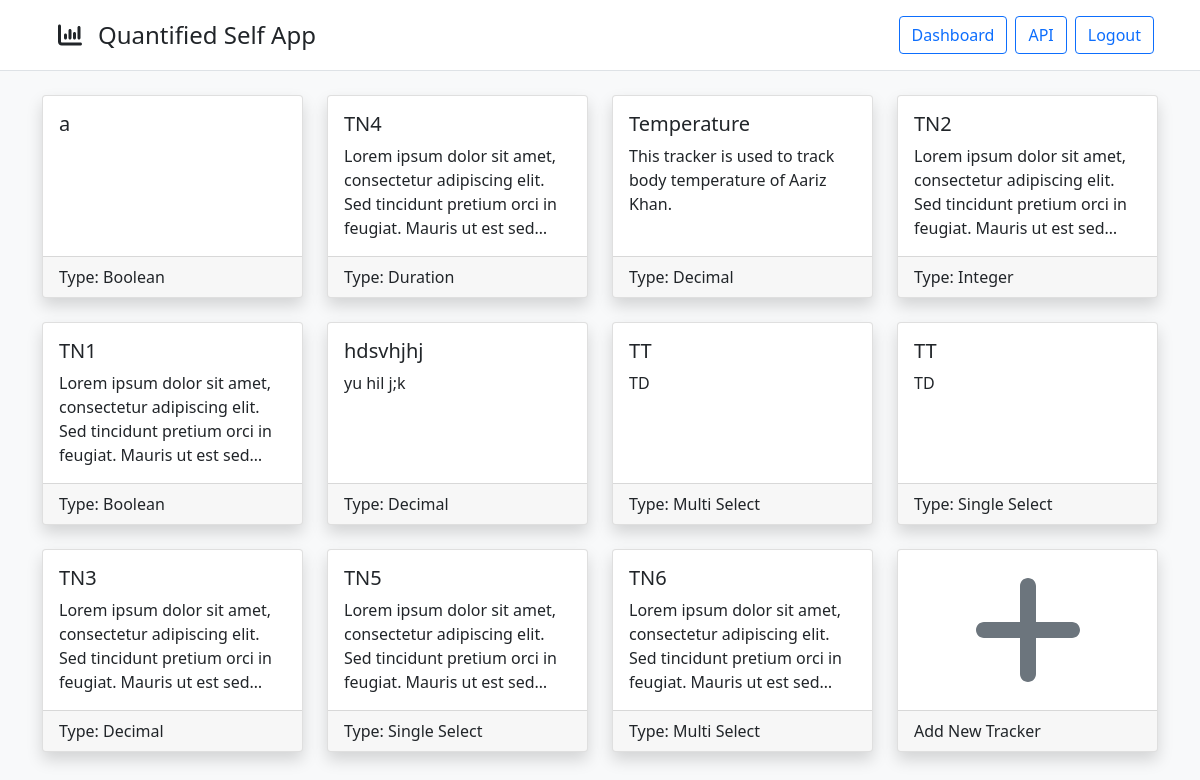
Before: /trackers (signed in) with the older database file.
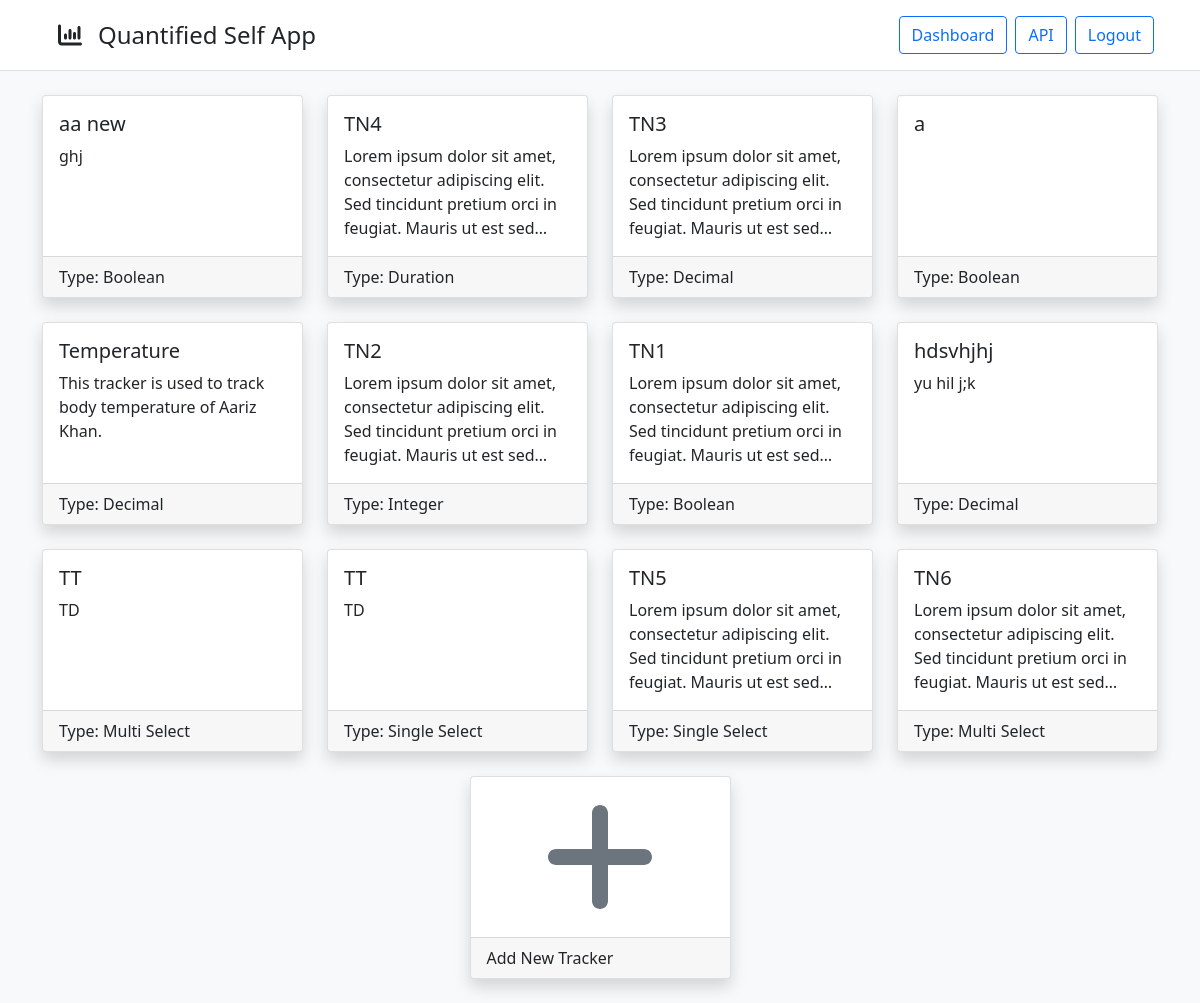
After: the same page with the newer database file.
### models/models.py (models this page shows)
class TrackerModel(db.Model):
    __tablename__ = "trackers"
    t_id = db.Column(db.Integer(), primary_key=True)
    t_name = db.Column(db.String(64), nullable=False)
    t_desc = db.Column(db.String(256))
    t_type = db.Column(db.Integer(), db.ForeignKey("tracker_types.tt_id", ondelete="CASCADE"), nullable=False)
    t_user = db.Column(db.Integer(), db.ForeignKey("users.id", ondelete="CASCADE"), nullable=False)
    t_type_name = db.relationship("TrackerTypes", uselist=False)
    t_unit = db.relationship("TrackerUnit", cascade="all, delete", uselist=False)
    t_options = db.relationship("TrackerOptions", cascade="all, delete")
    t_logs = db.relationship("TrackerLogs", order_by="desc(TrackerLogs.tl_time)", cascade="all, delete")

class TrackerTypes(db.Model):
    __tablename__ = "tracker_types"
    tt_id = db.Column(db.Integer(), primary_key=True, autoincrement=True)
    tt_name = db.Column(db.String(64), unique=True, nullable=False)

### views/views.py (the view)
@app.route("/trackers", methods=["GET"])
@login_required
def trackers():
    trackers = TrackerModel.query.filter(TrackerModel.t_user == current_user.id).order_by(nullsfirst(desc(db.session.query(TrackerLogs.tl_time).filter(TrackerLogs.tl_tracker == TrackerModel.t_id).order_by(desc(TrackerLogs.tl_time))))).all()
    return render_template("trackers/trackers.html", user=current_user, trackers=trackers)

### auth/auth.py (called while the page is built)
@login.user_loader
def load_user(id):
    return UserModel.query.get(int(id))

### templates/trackers/trackers.html (shortened to what this page needs)
<!DOCTYPE html>
<html lang="en">
    <head>
        <link rel="stylesheet" href="{{ url_for('static', filename='css/bootstrap.min.css')}}">
        <link rel="stylesheet" href="{{ url_for('static', filename='css/fontawesome.all.min.css')}}">
        <link rel="stylesheet" href="{{ url_for('static', filename='css/trackers.css')}}">
    </head>
    <body class="bg-light">
        {% include 'components/navbar.html' %}
        <div class="container">
            <div class="row d-flex justify-content-center pt-4">
                {% for tracker in trackers %}
                <div class="col-sm-12 col-md-6 col-lg-4 col-xl-3 d-flex">
                    <div class="card shadow hover-overlay flex-fill mb-4">
                        <a href="/trackers/view?id={{ tracker.t_id }}" class="card-link">
                            <div class="card-body">
                                <h5 class="card-title">{{ tracker.t_name }}</h5>
                                <p class="card-text">{{ tracker.t_desc }}</p>
                            </div>
                            <div class="card-footer">
                                Type: {{ tracker.t_type_name.tt_name }}
                            </div>
                        </a>
                    </div>
                </div>
                {% endfor %}
                <div class="col-sm-12 col-md-6 col-lg-4 col-xl-3 d-flex">
                    <div class="card shadow hover-overlay flex-fill mb-4">
                        <a href="/trackers/add" class="card-link">
                            <div class="card-body d-flex align-items-center justify-content-center">
                                <i class="fa-solid fa-plus fa-8x text-secondary"></i>
                            </div>
                            <div class="card-footer">
                                Add New Tracker
                            </div>
                        </a>
                    </div>
                </div>
            </div>
        </div>
    </body>
</html>

Changed rows visible on the page:
added TrackerModel: t_name "aa new", t_desc "ghj", t_type_name.tt_name "Boolean"
shown differently, row unchanged: TrackerModel "TN4": moves up the list
shown differently, row unchanged: TrackerModel "TN3": moves up the list
